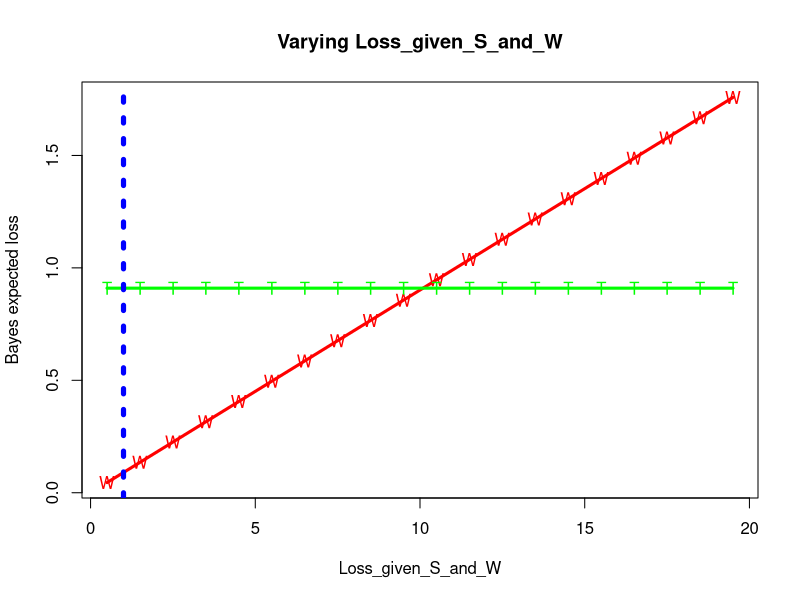

Write R code to recreate this figure. (Note: this script raises an error after producing the figure.)
#####    A simple decision theory problem
simple.bayes <- function (
  ### Any argument except data can be a vector (one at a time!).  Input error checking is needed.
  prev =  0.001, 	### prevalence
  sens = 0.99,		### sensitivity
  spec = 0.99, 	### specificity
  L.SW = 1,    	### action = Wait  
  L.HT = 1,    	### action = Treat
  data = "P"  		### data="positive", or "N" for "negative"
) {
  prior = c(prev, 1-prev)
  prior.odds = prev/(1-prev) 
  model.S = ifelse (data=="P", sens, 1-sens)
  model.H = ifelse (data=="P", 1-spec, spec)
  lik.ratio = model.S/model.H
  posterior.odds = 	prior.odds * lik.ratio
  posterior.S = posterior.odds/(1+posterior.odds)
  posterior.H = 1/(1+posterior.odds)
  E.loss.W = posterior.S * L.SW
  E.loss.T = posterior.H * L.HT
  return (data.frame(	E.loss.W, E.loss.T))
  ### Return value = Bayes expected losses for the two actions W and T.
}

plot.simple.bayes= function (
  prev =  0.001, 
  sens = 0.99,
  spec = 0.99,
  L.SW = 1,      
  L.HT = 1,    
  data = "P",  
  ...				#### extra arguments for the graphics
) {
  params = list(prev, sens, spec, L.SW, L.HT)
  paramnames = c("prevalence", "sensitivity", "specificity", "Loss_given_S_and_W", "Loss_given_H_and_T")
  which.varies = which(unlist(lapply(params, length)) > 1)
  print(which.varies)
  if (length(which.varies) != 1)
    stop("Exactly one parameter must vary")
  default.value = formals(plot.simple.bayes)[[which.varies]]
  horiz.values = params[[which.varies]]
  horiz.label = paramnames[which.varies]
  cat(horiz.label, default.value, "\n")
  E.loss = simple.bayes(prev, sens, spec, L.SW, L.HT, data)
  E.loss.W = E.loss[ , 1]
  E.loss.T = E.loss[ , 2]
  plot (c(horiz.values, horiz.values), c(E.loss.W, E.loss.T), pch=" ", xlab=horiz.label, 
        ylab="Bayes expected loss", ...)
  lines (horiz.values, E.loss.W, pch= "W", col="red", lwd=3)
  lines (horiz.values, E.loss.T, pch= "T", col="green", lwd=3)
  points(horiz.values, E.loss.W, pch= "W", col="red", lwd=3)
  points(horiz.values, E.loss.T, pch= "T", col="green", lwd=3)
  abline(v=default.value, lty=3, lwd=5, col="blue")
  title (paste("Varying", horiz.label))
  legend(locator(1), 
         c("wait",  "treat", "default value"), col=c("red","green","blue"),
         pch="WT.",
         lty=c(1,1,3), lwd=c(3,3,3) 
  )
  dev.copy(png, file=paste("simplebayes", horiz.label, "png", sep="."))
  dev.off()
  return(E.loss)
}







plot.simple.bayes(L.SW=seq(0.5,20,1))
plot.simple.bayes(L.HT=seq(0,1,0.05))
plot.simple.bayes(prev=1/10^seq(0.5,4,0.1), log="x")
plot.simple.bayes(sens=seq(0.1,1,.01))
plot.simple.bayes(spec=seq(0.99,1,.0002))
plot.simple.bayes(L.HT=seq(0,1,0.05))








#####		Solving for the break-even value.  
#####   EXERCISE:   Install R. Run the following code.  
#####		Write a one-page commentary on the results---- especially the errors!

cat("If we let L.SW vary, its break-even value where rho(W)=rho(T) is L.SW = ",
    uniroot(function(L.SW) diff(unlist(simple.bayes(L.SW=L.SW))), interval=c(0, 100))$root, "\n")
cat("If we let L.HT vary, its break-even value where rho(W)=rho(T) is L.HT = ",
    uniroot(function(L.HT) diff(unlist(simple.bayes(L.HT=L.HT))), interval=c(0, 100))$root, "\n")
cat("If we let spec vary, its break-even value where rho(W)=rho(T) is spec = ",
    uniroot(function(spec) diff(unlist(simple.bayes(spec=spec))), interval=c(0.50, 1.0))$root, "\n")
cat("If we let spec vary, its break-even value where rho(W)=rho(T) is spec = ",
    uniroot(function(spec) diff(unlist(simple.bayes(spec=spec))), interval=c(0.50, 0.999999999999))$root, "\n")
cat("If we let sens vary, its break-even value where rho(W)=rho(T) is sens = ",
    uniroot(function(sens) diff(unlist(simple.bayes(sens=sens))), interval=c(0.50, 1))$root, "\n")
cat("If we let prev vary, its break-even value where rho(W)=rho(T) is prev = ",
    uniroot(function(prev) diff(unlist(simple.bayes(prev=prev))), interval=c(1e-6, 0.99))$root, "\n")
